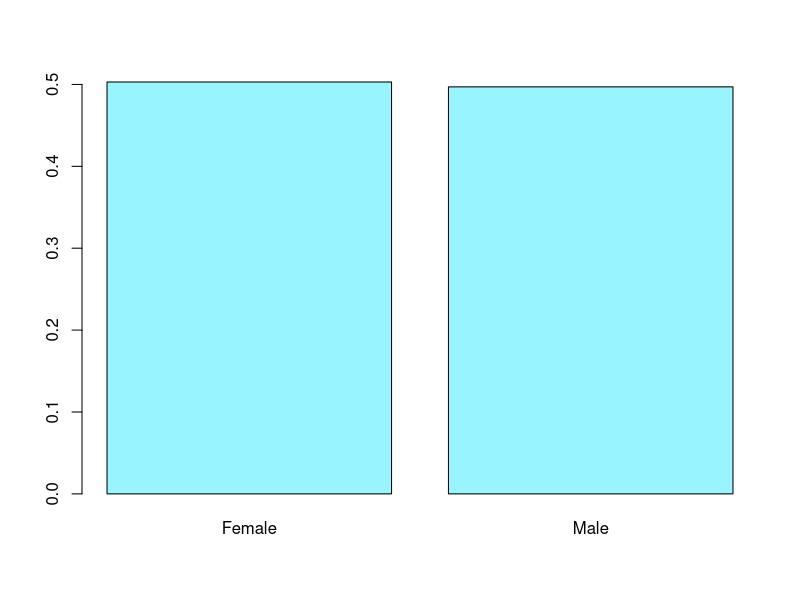
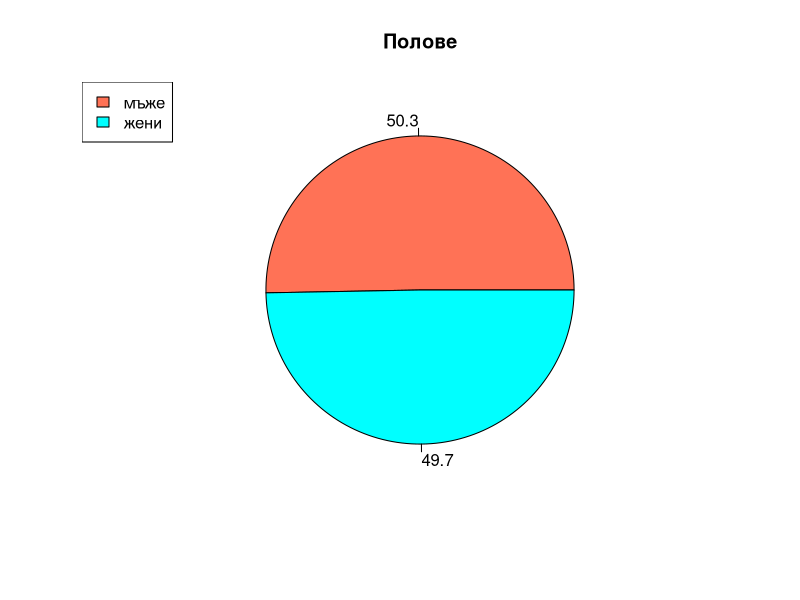
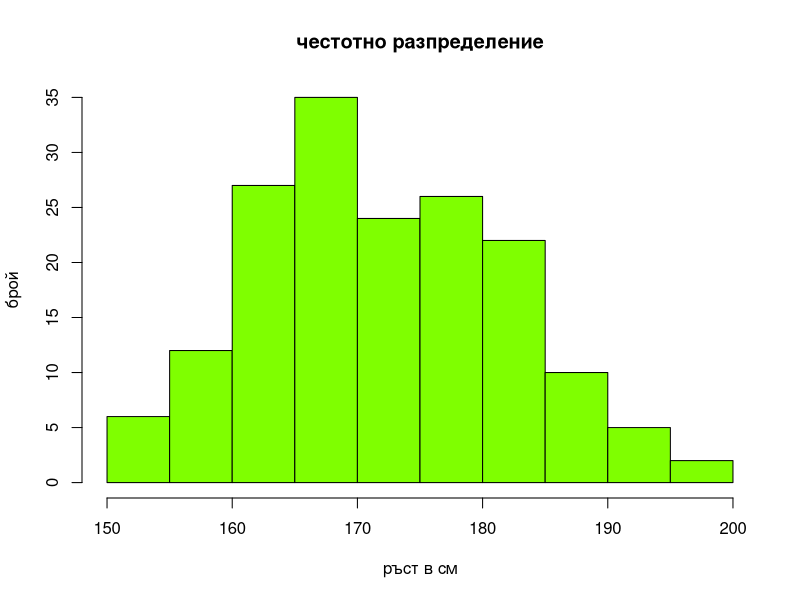
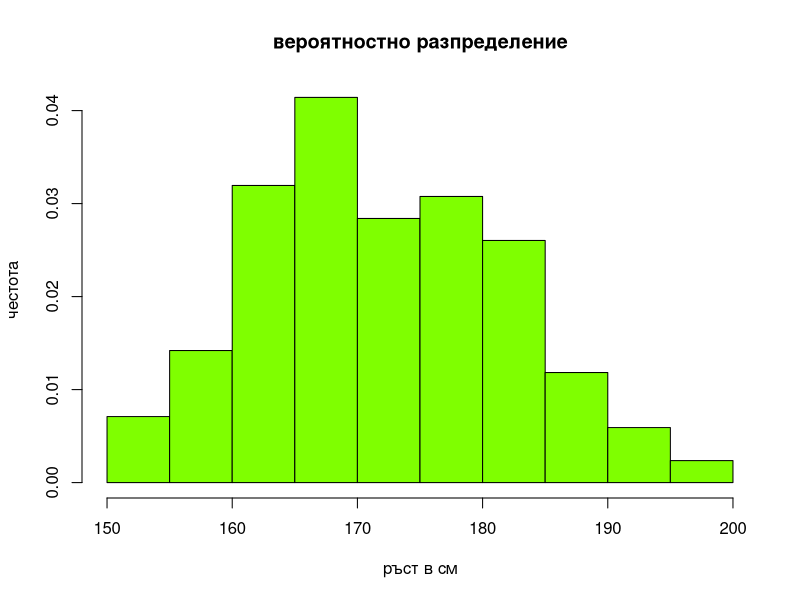
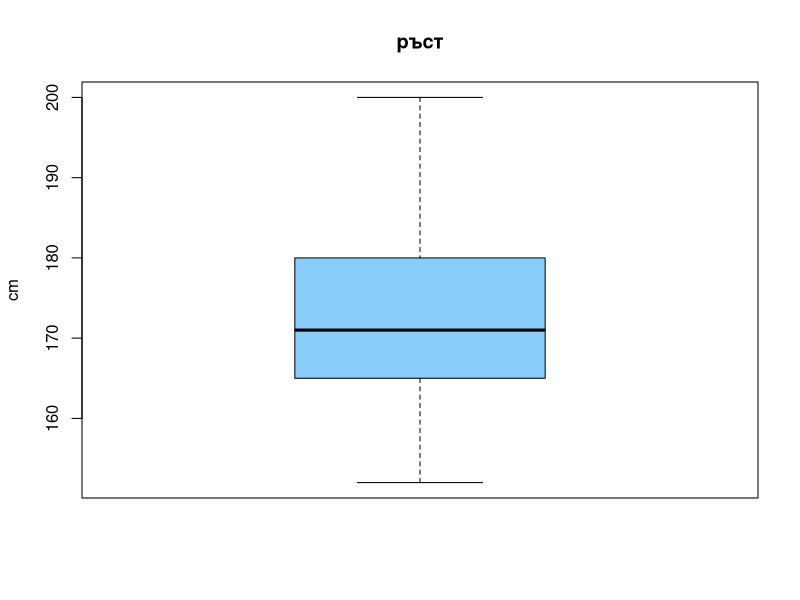
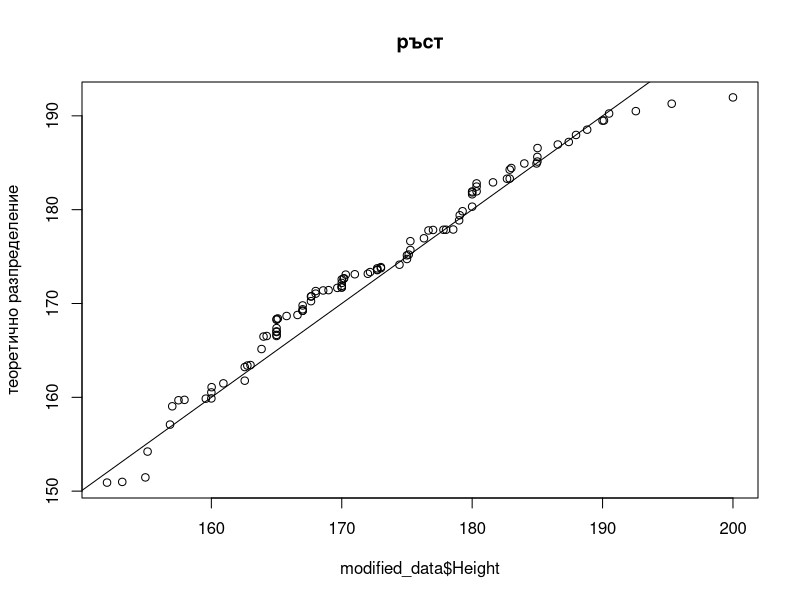
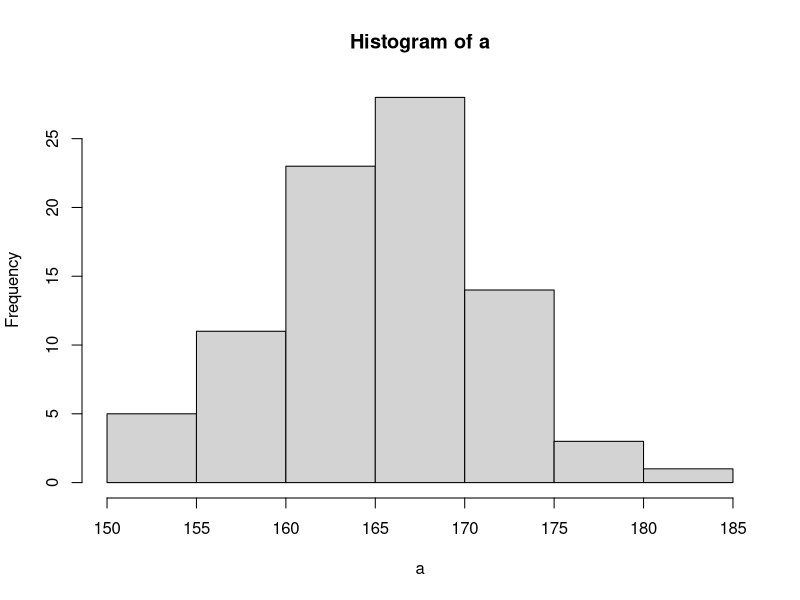
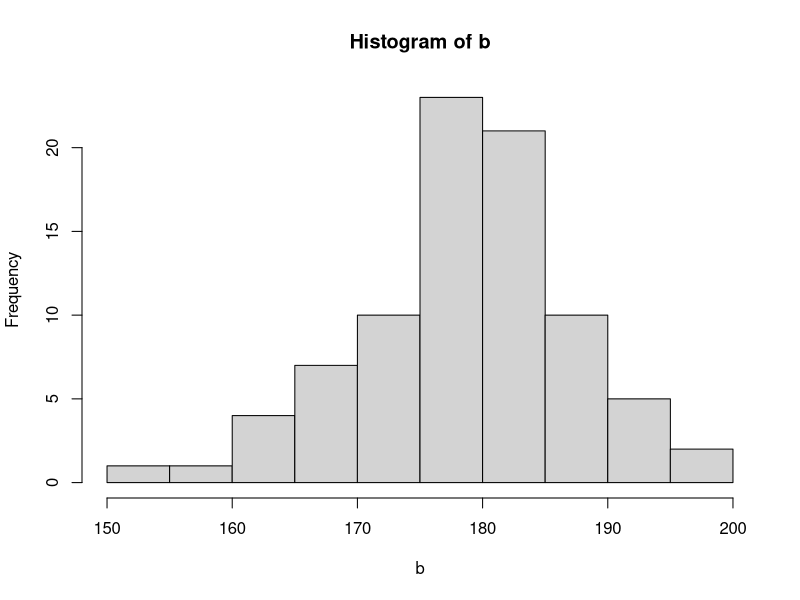

Reproduce these figures in R, in order.
# TODO 
# 
# 


# all columns in dataframe survey
# Sex, Wr.Hnd, NW.Hnd, W.Hnd, Fold, Pulse, Clap, Exer, Smoke, Height, M.I, Age

# wanted columns
# Sex(cat), Wr.Hnd(num cont), Pulse(num cont), Exer(cat), Smoke(cat), Height(num cont), Age(num cont)
 

# from the package MASS we are using the dataset survey
install.packages("MASS")

library("MASS") # or require("MASS")

# getting the wanted columns and removing NA values
columns_to_keep <- c("Sex", "Wr.Hnd", "Pulse", "Exer", "Smoke", "Height", "Age")

modified_data <- survey[columns_to_keep]

modified_data <- subset(modified_data, !is.na(modified_data$Sex) & 
                                    !is.na(modified_data$Wr.Hnd) & 
                                    !is.na(modified_data$Pulse) & 
                                    !is.na(modified_data$Exer) & 
                                    !is.na(modified_data$Smoke) & 
                                    !is.na(modified_data$Height) & 
                                    !is.na(modified_data$Age)) 
# maybe round Age?

# to write to csv file
write.csv(modified_data, 'D:\\surveyData.csv', row.names = FALSE)

# exercise, age, pulse
survey_observations <- dim(survey)[1]
survey_observations_ <- dim(modified_data)[1]


# 0. Анализ на една променлива
    # Sex (категорийна)
        # summary
        summary(modified_data$Sex)

        # barplot
        table_sex <- table(modified_data$Sex)
        barplot(height = prop.table(table(modified_data$Sex)), col = "cadetblue1")

        # piechart
        percents <- round(100*table_sex / sum(table_sex), 1)
        colors <- c("coral1", "cyan1")

        pie(x = table_sex, main = "Полове", labels = percents, col = colors)
        legend(x = "topleft", legend = c("мъже", "жени"), cex = 1, fill = colors)

        # резултатите показват, че разпределението е поравно между момичетата и момчетата

    # Height (числова непрекъсната)
        # summary
        summary(modified_data$Height)

        # hist
        hist(modified_data$Height, main = "честотно разпределение", xlab = "ръст в см", ylab = "брой", col = "chartreuse1")
        hist(modified_data$Height, main = "вероятностно разпределение", xlab = "ръст в см", ylab = "честота",
            col = "chartreuse1", prob = T)

        # boxplot
        boxplot(modified_data$Height, main = "ръст", ylab = "cm", col = "lightskyblue")

        # qqplot
        normal_distrib <- rnorm(n = 10^2, mean = mean(modified_data$Height), sd = sd(modified_data$Height))
        qqplot(modified_data$Height, normal_distrib, main = "ръст", ylab = "теоретично разпределение")
        abline(a = 0, b = 1)


        shapiro.test(modified_data$Height)
        a <- modified_data$Height[which(modified_data$Sex =='Female')]
        b <- modified_data$Height[which(modified_data$Sex =='Male')]

        t.test(a, b)
        hist(a)
        hist(b)

    # Wr.Hnd (числова непрекъсната)
        # summary
        summary(modified_data$Wr.Hnd)
        # hist
        # boxplot
        # qqplot

# 2. Категорийни (обясняващи) VS числови (зависими)

boxplot(modified_data$Height ~ modified_data$Sex)
boxplot(modified_data$Wr.Hnd ~ modified_data$Sex)

boxplot(modified_data$Pulse ~ modified_data$Exer)
boxplot(modified_data$Pulse ~ modified_data$Smoke)


# 4. Числови (обясняващи) VS числови (зависими)

plot(modified_data$Height, modified_data$Wr.Hnd)

plot(modified_data$Height, modified_data$Pulse)
plot(modified_data$Age, modified_data$Pulse)

##################

# 1. Категорийни (обясняващи) VS категорийни (зависими)
barplot(prop.table(x = table(modified_data$Exer, modified_data$Sex), margin = 2), legend.text = T)

barplot(prop.table(x = table(survey$Exer, survey$Sex), margin = 2), legend.text = T)
barplot(prop.table(x = table(survey$Sex, survey$Exer), margin = 2), legend.text = T)


# old ideas #######################
# have to remove na
sexes <- survey$Sex
heights <- survey$Height
handWidth <- survey$Wr.Hnd

hist(heights)
mean(heights, na.rm = T)
sd(heights, na.rm = T)

hist(handWidth)
mean(handWidth, na.rm = T)
sd(handWidth, na.rm = T)

students <- data.frame(sexes, heights, handWidth)

t1 <- boxplot(students$heights ~ students$sexes)
t2 <- boxplot(students$handWidth ~ students$sexes)

# ################
# numbered variables
    # pointsPerGame
    # reboundsPerGame
# category variables
    # "guard", "forward", "center"

playerNames <- c("Klay Thompson", "Kyrie Irving", "James Harden", "Kemba Walker",
            "Khris Middleton", "Jimmy Butler", "Gordon Hayward", "Jayson Tatum",
             "Dwight Howard", "Nicola Jokic", "Nikola Vucevic", "Andre Drummond")

pointsPerGame <- c(19.5, 22.4, 24.6, 21.0,
                    15.7, 16.7, 15.2, 15.2,
                    17.2, 16.3, 15.7, 14.3)

reboundsPerGame <- c(3.5, 3.7, 5.2, 3.9, 
                       4.5, 4.9, 4.3, 5.6,
                        12.6, 9.5, 10.2, 13.8)

fieldPositions <- c("guard", "guard", "guard", "guard", 
                    "forward", "forward", "forward", "forward", 
                    "center", "center", "center", "center")

basketball <- data.frame(playerNames, pointsPerGame, reboundsPerGame, fieldPositions)

boxplot(basketball$pointsPerGame[fieldPositions ==  "guard"], 
        basketball$pointsPerGame[fieldPositions == "forward"], 
        basketball$pointsPerGame[fieldPositions == "center"], 
        col = rainbow(3), 
        names = c("guard pts", "forward pts", "forward pts"))

boxplot(basketball$reboundsPerGame[fieldPositions ==  "guard"], 
        basketball$reboundsPerGame[fieldPositions == "forward"], 
        basketball$reboundsPerGame[fieldPositions == "center"], 
        col = rainbow(3), 
        names = c("guard rebs", "forward rebs", "forward rebs"))

hist(x = basketball$pointsPerGame, col = "green", xlab = "ppg")
